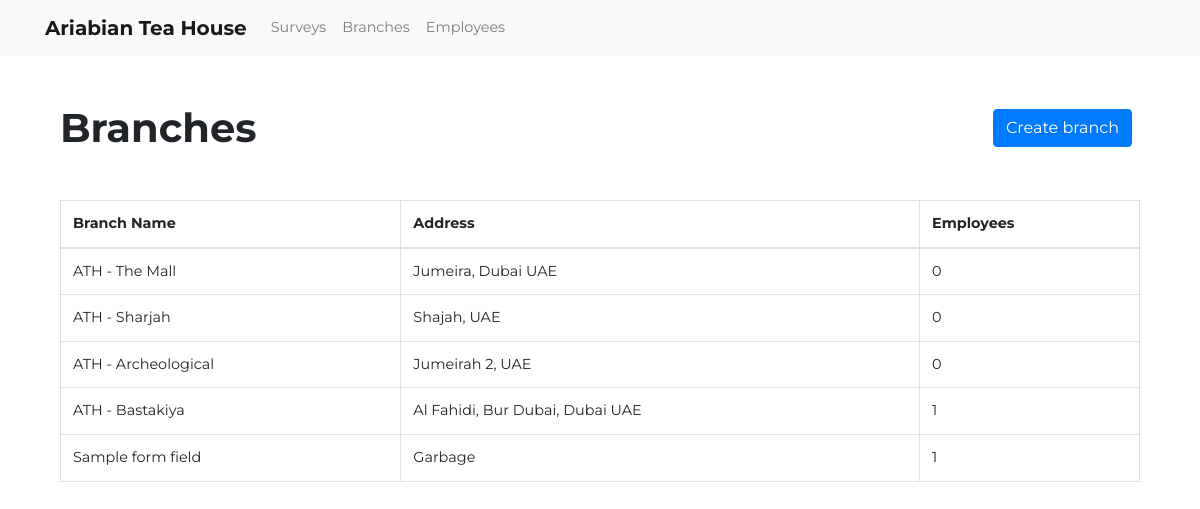
The page /branches/ on the database as committed earlier.
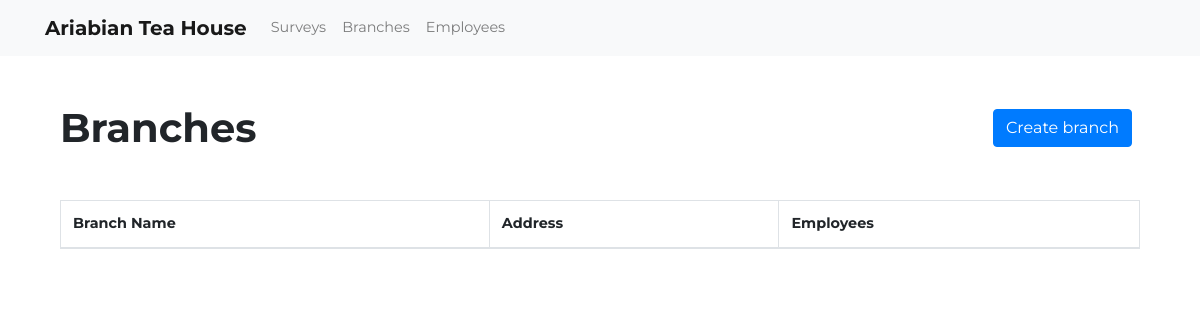
The same page on the database as committed later.
### athsurveyapp/models/models.py (models this page shows, shortened)
class Branch(db.Model):
    __tablename__ = "branch"
    id = db.Column(db.Integer, primary_key=True)
    name = db.Column(db.String(64), nullable=False)
    date_created = db.Column(db.DateTime(
        timezone=True), server_default=func.now())
    last_updated = db.Column(db.DateTime(timezone=True), onupdate=func.now())
    address = db.Column(db.String(120))
    employees = db.relationship("Employee", backref="branch", lazy=True)

### athsurveyapp/blueprints/branch/views.py (the view)
@branch_page.route('/', methods=['GET'])
def branch_index():
    branches = Branch.query.all()
    print(branches)
    return render_template('branches.html', branches=branches)

### athsurveyapp/blueprints/branch/templates/branches.html (shortened to what this page needs)
{% extends 'layouts/base.html' %} {% block title %}ATH - Branches{% endblock %}
{% block body %}
<div class="container">
  <div class="row justify-content-center align-items-center">
    <div class="col-6">
      <h1 class="m-0 font-weight-bold">Branches</h1>
    </div>
    <div class="col-6">
      <a
        href="{{url_for('branch_page.create_branch')}}"
        class="btn btn-primary float-right mr-2"
        >Create branch</a
      >
    </div>
  </div>
  <div class="row mt-5">
    <div class="col-12">
      <table class="table table-bordered table-hover">
        <thead>
          <tr>
            <th scope="col">Branch Name</th>
            <th scope="col">Address</th>
            <th scope="col">Employees</th>
          </tr>
        </thead>
        <tbody>
          {% for branch in branches %}
          <tr>
            <td>{{ branch.name }}</td>
            <td>{{ branch.address }}</td>
            <td>{{ branch.employees | length }}</td>
          </tr>
          {% endfor %}
        </tbody>
      </table>
    </div>
  </div>
</div>
{% endblock %}

### athsurveyapp/templates/layouts/base.html (shortened to what this page needs)
<!DOCTYPE html>
<html>
  <head>
    <link
      rel="stylesheet"
      href="https://maxcdn.bootstrapcdn.com/bootstrap/4.0.0/css/bootstrap.min.css"
    />
    <link
      rel="stylesheet"
      href="https://cdn.jsdelivr.net/npm/bootstrap-select@1.13.14/dist/css/bootstrap-select.min.css"
    />
    <link
      rel="stylesheet"
      href="{{ url_for('static', filename='styles/main.css') }}"
    />
  </head>
  <body>
    <nav class="navbar navbar-expand-lg navbar-light bg-light">
      <div class="container">
        <a
          class="navbar-brand"
          href="{{ url_for('survey_page.survey_index') }}"
        >
          <strong>Ariabian Tea House</strong>
        </a>
        <div class="collapse navbar-collapse" id="navbarNav">
          <ul class="navbar-nav">
            <li class="nav-item">
              <a
                class="nav-link"
                href="{{ url_for('survey_page.survey_index') }}"
                >Surveys</a
              >
            </li>
            <li class="nav-item">
              <a
                class="nav-link"
                href="{{ url_for('branch_page.branch_index') }}"
                >Branches</a
              >
            </li>
            <li class="nav-item">
              <a
                class="nav-link"
                href="{{ url_for('employee_page.employee_index')}}"
                >Employees</a
              >
            </li>
          </ul>
        </div>
      </div>
    </nav>
    <main class="container">
      {% block body %}{% endblock %}
    </main>
  </body>
</html>

### athsurveyapp/static/styles/main.css (style rules this page uses)
html { position: relative; min-height: 100%; }
body { font-family: "Montserrat", sans-serif; font-size: 0.9rem; }

Rows that differ between the two databases and show on the page:
removed Branch: name "ATH - The Mall", address "Jumeira, Dubai UAE", employees|length "0"
removed Branch: name "ATH - Sharjah", address "Shajah, UAE", employees|length "0"
removed Branch: name "ATH - Archeological", address "Jumeirah 2, UAE", employees|length "0"
removed Branch: name "ATH - Bastakiya", address "Al Fahidi, Bur Dubai, Dubai UAE", employees|length "1"
removed Branch: name "Sample form field", address "Garbage", employees|length "1"
